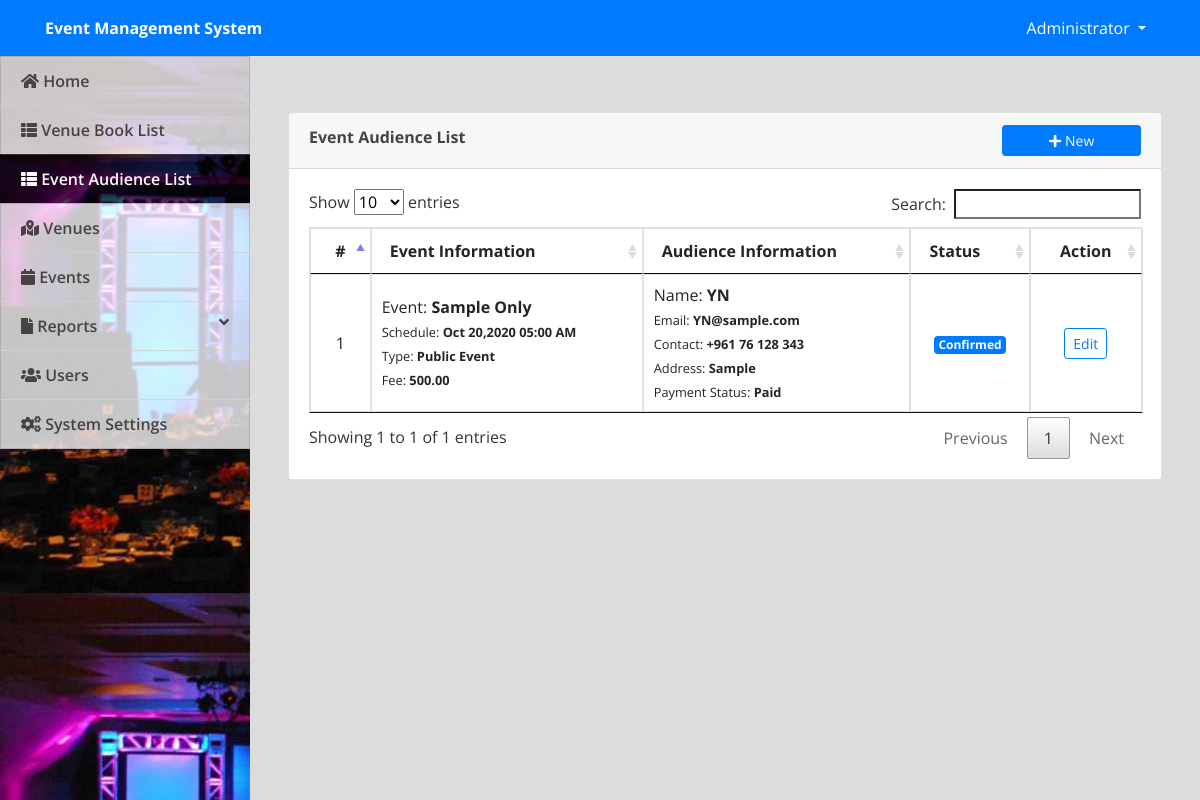
Screenshot of /admin/index.php?page=audience (signed in) with the database file from the repository.
### tables this page shows
CREATE TABLE `audience` (
  `id` int(11) NOT NULL,
  `name` text NOT NULL,
  `contact` varchar(50) NOT NULL,
  `email` varchar(100) NOT NULL,
  `address` text NOT NULL,
  `event_id` int(30) NOT NULL,
  `payment_status` tinyint(1) NOT NULL DEFAULT 0 COMMENT '0= pending, 1 =Paid',
  `attendance_status` tinyint(1) NOT NULL DEFAULT 0 COMMENT '1= present',
  `status` tinyint(1) NOT NULL DEFAULT 0 COMMENT '0 = for verification,  1 = confirmed,2= declined',
  `date_created` datetime NOT NULL DEFAULT current_timestamp()
);

CREATE TABLE `events` (
  `id` int(30) NOT NULL,
  `venue_id` int(30) NOT NULL,
  `event` text NOT NULL,
  `description` text NOT NULL,
  `schedule` datetime NOT NULL,
  `type` tinyint(1) NOT NULL DEFAULT 1 COMMENT '1=Public, 2-Private',
  `audience_capacity` int(30) NOT NULL,
  `payment_type` tinyint(1) NOT NULL DEFAULT 1 COMMENT '1=Free,payable',
  `amount` double NOT NULL DEFAULT 0,
  `banner` text NOT NULL,
  `date_created` datetime NOT NULL
);

### admin/audience.php (the view, shortened to what this page needs)
<?php include('db_connect.php');?>
<div class="container-fluid">
	<div class="col-lg-12">
		<div class="row">
			<div class="col-md-12">
				<div class="card">
					<div class="card-header">
						<b>Event Audience List</b>
						<span class="">
							<button class="btn btn-primary btn-block btn-sm col-sm-2 float-right" type="button" id="new_register">
					<i class="fa fa-plus"></i> New</button>
				</span>
					</div>
					<div class="card-body">
						<table class="table table-bordered table-condensed table-hover">
							<thead>
								<tr>
									<th class="text-center">#</th>
									<th class="">Event Information</th>
									<th class="">Audience Information</th>
									<th class="">Status</th>
									<th class="text-center">Action</th>
								</tr>
							</thead>
							<tbody>
								<?php
								$i = 1;
								$registering = $conn->query("SELECT a.*,e.event,e.payment_type,e.type,e.amount,e.schedule from audience a inner join events e on e.id = a.event_id");
								while($row=$registering->fetch_assoc()):
								?>
								<tr>
									<td class="text-center"><?php echo $i++ ?></td>
									<td class="">
										 <p>Event: <b><?php echo ucwords($row['event']) ?></b></p>
										 <p><small>Schedule: <b><?php echo date("M d,Y h:i A",strtotime($row['schedule'])) ?></b></small></p>
										 <p><small>Type: <b><?php echo $row['type']  == 1 ? "Public Event" : "Private Event" ?></small></b></p>
										 <p><small>Fee: <b><?php echo $row['payment_type']  == 1 ? "Free" : number_format($row['amount'],2) ?></small></b></p>
									</td>
									<td class="">
										 <p>Name: <b><?php echo  ucwords($row['name']) ?></b></p>
										 <p><small>Email: <b><?php echo  ucwords($row['email']) ?></b></small></p>
										 <p><small>Contact: <b><?php echo  ucwords($row['contact']) ?></b></small></p>
										 <p><small>Address: <b><?php echo  ucwords($row['address']) ?></b></small></p>
										 <p><small>Payment Status: <b><?php echo $row['payment_type']  == 1 ? "N/A" : ($row['payment_status'] == 1 ? "Paid" : "Unpaid") ?></small></b></p>
									</td>
									<td class="text-center">
										 <?php if($row['status'] == 0): ?>
										 	<span class="badge badge-secondary">For Verification</span>
										 <?php elseif($row['status'] == 1): ?>
										 	<span class="badge badge-primary">Confirmed</span>
										<?php elseif($row['status'] == 2): ?>
										 	<span class="badge badge-danger">Cancelled</span>
										 <?php endif; ?>
									</td>
									<td class="text-center">
										<button class="btn btn-sm btn-outline-primary edit_register" type="button" data-id="<?php echo $row['id'] ?>" >Edit</button>
									</td>
								</tr>
								<?php endwhile; ?>
							</tbody>
						</table>
					</div>
				</div>
			</div>
		</div>
	</div>
</div>

### admin/assets/css/style.css (style rules this page uses)
body { font-family: "Open Sans", sans-serif; color: #444444; width: 100%; height: calc(100%); }

### admin/index.php (style rules this page uses)
body { background: #80808045; }

### admin/audience.php (style rules this page uses)
td { vertical-align: middle !important; }
td p { margin: unset }

### rows the page displays
audience: event.event "Sample Only", event.schedule "Oct 20,2020 05:00 AM", event.amount "500.00", name "YN", email "YN@sample.com", contact "+961 76 128 343", address "Sample", payment_status "Paid", status "Confirmed"

### other values shown
$_SESSION['system']['name'] "Event Management System"
$_SESSION['login_name'] "Administrator"
